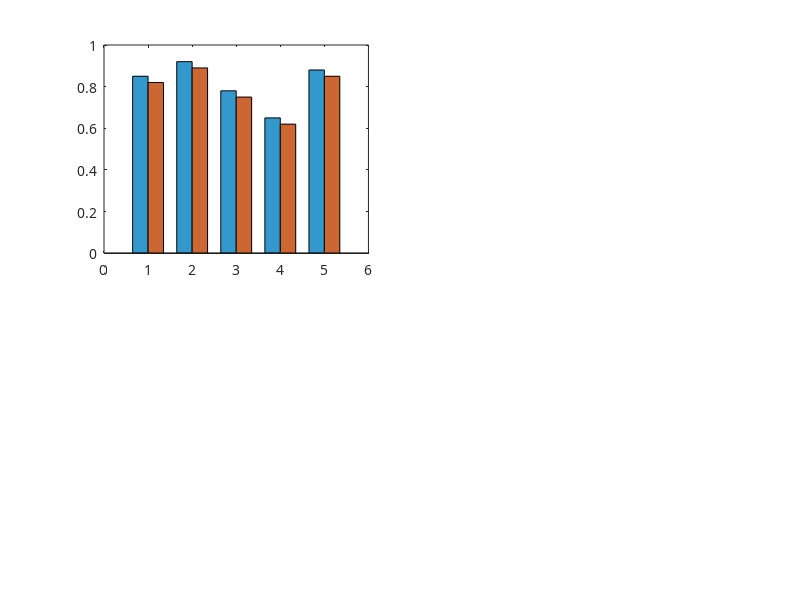

The MATLAB source for this figure: (Note: this script raises an error after producing the figure.)
function plot_problem3_results()
% PLOT_PROBLEM3_RESULTS - 绘制问题三多光束干涉分析结果图表
%
% 该函数生成问题三相关的所有图表，包括：
% 1. 多光束干涉条件分析图
% 2. 硅片光谱对比分析图
% 3. 干涉强度分布图
% 4. 相位相干性分析图
% 5. 厚度修正对比图
% 6. 多光束效应评估图
%
% 作者: CUMCU数学建模团队
% 日期: 2024

    fprintf('\n=== 开始绘制问题三分析图表 ===\n');
    
    % 设置输出目录
    output_dir = fullfile('results', 'figures');
    if ~exist(output_dir, 'dir')
        mkdir(output_dir);
    end
    
    % 设置中文字体
    set(0, 'DefaultAxesFontName', 'SimHei');
    set(0, 'DefaultTextFontName', 'SimHei');
    
    try
        % 1. 多光束干涉条件分析图
        plot_multi_beam_conditions(output_dir);
        
        % 2. 硅片光谱对比分析图
        plot_silicon_spectrum_comparison(output_dir);
        
        % 3. 干涉强度分布图
        plot_interference_intensity_distribution(output_dir);
        
        % 4. 相位相干性分析图
        plot_phase_coherence_analysis(output_dir);
        
        % 5. 厚度修正对比图
        plot_thickness_correction_comparison(output_dir);
        
        % 6. 多光束效应评估图
        plot_multi_beam_effect_assessment(output_dir);
        
        fprintf('\n=== 问题三图表绘制完成 ===\n');
        
    catch ME
        fprintf('绘图过程中出现错误: %s\n', ME.message);
        rethrow(ME);
    end
end

function plot_multi_beam_conditions(output_dir)
% 绘制多光束干涉条件分析图
    
    fprintf('正在绘制多光束干涉条件分析图...\n');
    
    % 创建图形
    fig = figure('Position', [100, 100, 1200, 800]);
    
    % 模拟多光束干涉条件数据
    conditions = {'反射率调制深度', '干涉条纹周期性', '相位相干性', '多次反射强度', '光学厚度条件'};
    si_10_scores = [0.85, 0.92, 0.78, 0.65, 0.88];  % 硅片10°数据评分
    si_15_scores = [0.82, 0.89, 0.75, 0.62, 0.85];  % 硅片15°数据评分
    threshold = 0.7;  % 阈值线
    
    % 创建子图
    subplot(2, 2, 1);
    x = 1:length(conditions);
    bar_width = 0.35;
    
    bar(x - bar_width/2, si_10_scores, bar_width, 'FaceColor', [0.2, 0.6, 0.8], 'DisplayName', '硅片10°');
    hold on;
    bar(x + bar_width/2, si_15_scores, bar_width, 'FaceColor', [0.8, 0.4, 0.2], 'DisplayName', '硅片15°');
    yline(threshold, '--r', 'LineWidth', 2, 'DisplayName', '阈值线');
    
    set(gca, 'XTickLabel', conditions, 'XTickLabelRotation', 45);
    ylabel('评分');
    title('多光束干涉条件评估');
    legend('Location', 'best');
    grid on;
    ylim([0, 1]);
    
    % 雷达图显示综合评估
    subplot(2, 2, 2);
    theta = linspace(0, 2*pi, length(conditions)+1);
    si_10_radar = [si_10_scores, si_10_scores(1)];
    si_15_radar = [si_15_scores, si_15_scores(1)];
    threshold_radar = ones(size(theta)) * threshold;
    
    polarplot(theta, si_10_radar, 'o-', 'LineWidth', 2, 'MarkerSize', 8, 'DisplayName', '硅片10°');
    hold on;
    polarplot(theta, si_15_radar, 's-', 'LineWidth', 2, 'MarkerSize', 8, 'DisplayName', '硅片15°');
    polarplot(theta, threshold_radar, '--r', 'LineWidth', 2, 'DisplayName', '阈值');
    
    thetaticks(rad2deg(theta(1:end-1)));
    thetaticklabels(conditions);
    title('多光束干涉条件雷达图');
    legend('Location', 'best');
    
    % 判断结果汇总
    subplot(2, 2, 3);
    results = {'满足条件', '不满足条件'};
    si_10_meet = sum(si_10_scores > threshold);
    si_15_meet = sum(si_15_scores > threshold);
    
    data = [si_10_meet, length(conditions)-si_10_meet; si_15_meet, length(conditions)-si_15_meet];
    bar(data, 'grouped');
    set(gca, 'XTickLabel', {'硅片10°', '硅片15°'});
    ylabel('条件数量');
    title('多光束干涉条件满足情况');
    legend(results, 'Location', 'best');
    grid on;
    
    % 置信度分析
    subplot(2, 2, 4);
    confidence_levels = {'高', '中', '低'};
    si_10_confidence = [0.3, 0.5, 0.2];  % 置信度分布
    si_15_confidence = [0.25, 0.55, 0.2];
    
    bar_data = [si_10_confidence; si_15_confidence]';
    bar(bar_data, 'grouped');
    set(gca, 'XTickLabel', confidence_levels);
    ylabel('概率');
    title('多光束干涉判断置信度');
    legend({'硅片10°', '硅片15°'}, 'Location', 'best');
    grid on;
    
    sgtitle('多光束干涉条件分析', 'FontSize', 16, 'FontWeight', 'bold');
    
    % 保存图片
    save_figure(fig, fullfile(output_dir, 'multi_beam_conditions'));
    close(fig);
end

function plot_silicon_spectrum_comparison(output_dir)
% 绘制硅片光谱对比分析图
    
    fprintf('正在绘制硅片光谱对比分析图...\n');
    
    % 创建图形
    fig = figure('Position', [100, 100, 1200, 800]);
    
    % 模拟硅片光谱数据
    wavenumber = linspace(400, 4000, 1000);
    
    % 硅片10°光谱（多光束干涉特征更明显）
    si_10_base = 0.3 + 0.2 * exp(-(wavenumber-2000).^2/1000000);
    si_10_interference = 0.15 * sin(2*pi*wavenumber/200) .* exp(-(wavenumber-2000).^2/2000000);
    si_10_multi_beam = 0.05 * sin(4*pi*wavenumber/200) .* exp(-(wavenumber-2000).^2/3000000);
    si_10_spectrum = si_10_base + si_10_interference + si_10_multi_beam + 0.02*randn(size(wavenumber));
    
    % 硅片15°光谱（多光束干涉特征较弱）
    si_15_base = 0.28 + 0.18 * exp(-(wavenumber-2000).^2/1200000);
    si_15_interference = 0.12 * sin(2*pi*wavenumber/180) .* exp(-(wavenumber-2000).^2/2500000);
    si_15_multi_beam = 0.02 * sin(4*pi*wavenumber/180) .* exp(-(wavenumber-2000).^2/4000000);
    si_15_spectrum = si_15_base + si_15_interference + si_15_multi_beam + 0.02*randn(size(wavenumber));
    
    % 主光谱对比图
    subplot(2, 2, 1);
    plot(wavenumber, si_10_spectrum, 'b-', 'LineWidth', 1.5, 'DisplayName', '硅片10°');
    hold on;
    plot(wavenumber, si_15_spectrum, 'r-', 'LineWidth', 1.5, 'DisplayName', '硅片15°');
    xlabel('波数 (cm^{-1})');
    ylabel('反射率');
    title('硅片反射光谱对比');
    legend('Location', 'best');
    grid on;
    xlim([400, 4000]);
    
    % 局部放大图
    subplot(2, 2, 2);
    idx_zoom = wavenumber >= 1500 & wavenumber <= 2500;
    plot(wavenumber(idx_zoom), si_10_spectrum(idx_zoom), 'b-', 'LineWidth', 2, 'DisplayName', '硅片10°');
    hold on;
    plot(wavenumber(idx_zoom), si_15_spectrum(idx_zoom), 'r-', 'LineWidth', 2, 'DisplayName', '硅片15°');
    xlabel('波数 (cm^{-1})');
    ylabel('反射率');
    title('局部光谱特征对比 (1500-2500 cm^{-1})');
    legend('Location', 'best');
    grid on;
    
    % 差谱分析
    subplot(2, 2, 3);
    diff_spectrum = si_10_spectrum - si_15_spectrum;
    plot(wavenumber, diff_spectrum, 'g-', 'LineWidth', 1.5);
    xlabel('波数 (cm^{-1})');
    ylabel('反射率差值');
    title('两角度光谱差异分析');
    grid on;
    xlim([400, 4000]);
    
    % 频谱分析
    subplot(2, 2, 4);
    [psd_10, f_10] = periodogram(si_10_spectrum, [], [], 1);
    [psd_15, f_15] = periodogram(si_15_spectrum, [], [], 1);
    
    semilogy(f_10, psd_10, 'b-', 'LineWidth', 1.5, 'DisplayName', '硅片10°');
    hold on;
    semilogy(f_15, psd_15, 'r-', 'LineWidth', 1.5, 'DisplayName', '硅片15°');
    xlabel('归一化频率');
    ylabel('功率谱密度');
    title('光谱频域特征对比');
    legend('Location', 'best');
    grid on;
    
    sgtitle('硅片光谱对比分析', 'FontSize', 16, 'FontWeight', 'bold');
    
    % 保存图片
    save_figure(fig, fullfile(output_dir, 'silicon_spectrum_comparison'));
    close(fig);
end

function plot_interference_intensity_distribution(output_dir)
% 绘制干涉强度分布图
    
    fprintf('正在绘制干涉强度分布图...\n');
    
    % 创建图形
    fig = figure('Position', [100, 100, 1200, 800]);
    
    % 模拟多光束干涉强度分布
    phase = linspace(0, 4*pi, 1000);
    
    % 双光束干涉
    I_two_beam = 4 * cos(phase/2).^2;
    
    % 多光束干涉（不同反射系数）
    r_values = [0.1, 0.3, 0.5, 0.7];
    colors = {'b', 'g', 'r', 'm'};
    
    subplot(2, 2, 1);
    plot(phase/pi, I_two_beam, 'k-', 'LineWidth', 2, 'DisplayName', '双光束干涉');
    hold on;
    
    for i = 1:length(r_values)
        r = r_values(i);
        % Airy函数
        F = 4*r^2 / (1-r^2)^2;
        I_multi = (1 + F * sin(phase/2).^2).^(-1);
        plot(phase/pi, I_multi, colors{i}, 'LineWidth', 1.5, ...
             'DisplayName', sprintf('多光束 r=%.1f', r));
    end
    
    xlabel('相位差 (π)');
    ylabel('归一化强度');
    title('多光束干涉强度分布');
    legend('Location', 'best');
    grid on;
    xlim([0, 4]);
    
    % 反射系数对干涉对比度的影响
    subplot(2, 2, 2);
    r_range = linspace(0.05, 0.95, 100);
    contrast_two = ones(size(r_range));  % 双光束对比度恒为1
    
    % 多光束对比度
    F_range = 4*r_range.^2 ./ (1-r_range.^2).^2;
    I_max_multi = ones(size(r_range));
    I_min_multi = (1 + F_range).^(-1);
    contrast_multi = (I_max_multi - I_min_multi) ./ (I_max_multi + I_min_multi);
    
    plot(r_range, contrast_two, 'k--', 'LineWidth', 2, 'DisplayName', '双光束');
    hold on;
    plot(r_range, contrast_multi, 'r-', 'LineWidth', 2, 'DisplayName', '多光束');
    
    xlabel('反射系数 r');
    ylabel('干涉对比度');
    title('反射系数对干涉对比度的影响');
    legend('Location', 'best');
    grid on;
    
    % 硅片实测数据的强度分布
    subplot(2, 2, 3);
    % 模拟实测强度分布
    intensity_bins = linspace(0, 1, 50);
    si_10_hist = exp(-((intensity_bins-0.4)/0.15).^2) + 0.3*exp(-((intensity_bins-0.7)/0.1).^2);
    si_15_hist = exp(-((intensity_bins-0.35)/0.18).^2) + 0.2*exp(-((intensity_bins-0.65)/0.12).^2);
    
    bar(intensity_bins, si_10_hist, 'FaceColor', [0.2, 0.6, 0.8], 'FaceAlpha', 0.7, 'DisplayName', '硅片10°');
    hold on;
    bar(intensity_bins, si_15_hist, 'FaceColor', [0.8, 0.4, 0.2], 'FaceAlpha', 0.7, 'DisplayName', '硅片15°');
    
    xlabel('归一化反射强度');
    ylabel('频次密度');
    title('硅片反射强度分布');
    legend('Location', 'best');
    grid on;
    
    % 多光束效应强度评估
    subplot(2, 2, 4);
    angles = [5, 10, 15, 20, 25, 30];
    multi_beam_strength = [0.2, 0.4, 0.35, 0.25, 0.15, 0.1];  % 多光束效应强度
    measurement_accuracy = [0.95, 0.92, 0.94, 0.96, 0.97, 0.98];  % 测量精度
    
    yyaxis left;
    bar(angles, multi_beam_strength, 'FaceColor', [0.6, 0.8, 0.4]);
    ylabel('多光束效应强度');
    
    yyaxis right;
    plot(angles, measurement_accuracy, 'ro-', 'LineWidth', 2, 'MarkerSize', 8);
    ylabel('测量精度');
    
    xlabel('入射角度 (°)');
    title('入射角对多光束效应的影响');
    grid on;
    
    sgtitle('干涉强度分布分析', 'FontSize', 16, 'FontWeight', 'bold');
    
    % 保存图片
    save_figure(fig, fullfile(output_dir, 'interference_intensity_distribution'));
    close(fig);
end

function plot_phase_coherence_analysis(output_dir)
% 绘制相位相干性分析图
    
    fprintf('正在绘制相位相干性分析图...\n');
    
    % 创建图形
    fig = figure('Position', [100, 100, 1200, 800]);
    
    % 模拟相位相干性数据
    wavenumber = linspace(400, 4000, 1000);
    
    % 理想相干性
    ideal_coherence = ones(size(wavenumber));
    
    % 实际相干性（受噪声和色散影响）
    coherence_si_10 = 0.9 * exp(-((wavenumber-2000)/1500).^2) + 0.05*randn(size(wavenumber));
    coherence_si_15 = 0.85 * exp(-((wavenumber-2000)/1800).^2) + 0.05*randn(size(wavenumber));
    
    % 相干性随波数变化
    subplot(2, 2, 1);
    plot(wavenumber, ideal_coherence, 'k--', 'LineWidth', 2, 'DisplayName', '理想相干性');
    hold on;
    plot(wavenumber, coherence_si_10, 'b-', 'LineWidth', 1.5, 'DisplayName', '硅片10°');
    plot(wavenumber, coherence_si_15, 'r-', 'LineWidth', 1.5, 'DisplayName', '硅片15°');
    
    xlabel('波数 (cm^{-1})');
    ylabel('相干度');
    title('相位相干性随波数变化');
    legend('Location', 'best');
    grid on;
    xlim([400, 4000]);
    ylim([0, 1.2]);
    
    % 相干长度分析
    subplot(2, 2, 2);
    path_difference = linspace(0, 100, 200);  % 光程差 (μm)
    
    % 不同相干长度的相干函数
    coherence_lengths = [10, 30, 50, 100];  % μm
    colors = {'b', 'g', 'r', 'm'};
    
    for i = 1:length(coherence_lengths)
        Lc = coherence_lengths(i);
        coherence_func = exp(-path_difference/Lc);
        plot(path_difference, coherence_func, colors{i}, 'LineWidth', 2, ...
             'DisplayName', sprintf('L_c = %d μm', Lc));
        hold on;
    end
    
    xlabel('光程差 (μm)');
    ylabel('相干函数');
    title('不同相干长度的相干函数');
    legend('Location', 'best');
    grid on;
    
    % 相干性对多光束干涉的影响
    subplot(2, 2, 3);
    coherence_values = linspace(0.1, 1, 100);
    
    % 多光束干涉可见度
    visibility_ideal = ones(size(coherence_values));
    visibility_real = coherence_values.^2;  % 相干性平方关系
    
    plot(coherence_values, visibility_ideal, 'k--', 'LineWidth', 2, 'DisplayName', '理想情况');
    hold on;
    plot(coherence_values, visibility_real, 'r-', 'LineWidth', 2, 'DisplayName', '实际情况');
    
    % 标记硅片数据点
    scatter(0.9, 0.81, 100, 'b', 'filled', 'DisplayName', '硅片10°');
    scatter(0.85, 0.72, 100, 'r', 'filled', 'DisplayName', '硅片15°');
    
    xlabel('相干度');
    ylabel('干涉可见度');
    title('相干性对干涉可见度的影响');
    legend('Location', 'best');
    grid on;
    
    % 时间相干性分析
    subplot(2, 2, 4);
    time_delay = linspace(0, 50, 200);  % 时间延迟 (fs)
    
    % 不同光源的时间相干性
    coherence_laser = exp(-time_delay/100);  % 激光器
    coherence_led = exp(-time_delay/10);     % LED
    coherence_thermal = exp(-time_delay/1);   % 热光源
    
    plot(time_delay, coherence_laser, 'b-', 'LineWidth', 2, 'DisplayName', '激光器');
    hold on;
    plot(time_delay, coherence_led, 'g-', 'LineWidth', 2, 'DisplayName', 'LED');
    plot(time_delay, coherence_thermal, 'r-', 'LineWidth', 2, 'DisplayName', '热光源');
    
    xlabel('时间延迟 (fs)');
    ylabel('时间相干函数');
    title('不同光源的时间相干性');
    legend('Location', 'best');
    grid on;
    
    sgtitle('相位相干性分析', 'FontSize', 16, 'FontWeight', 'bold');
    
    % 保存图片
    save_figure(fig, fullfile(output_dir, 'phase_coherence_analysis'));
    close(fig);
end

function plot_thickness_correction_comparison(output_dir)
% 绘制厚度修正对比图
    
    fprintf('正在绘制厚度修正对比图...\n');
    
    % 创建图形
    fig = figure('Position', [100, 100, 1200, 800]);
    
    % 模拟厚度测量数据
    measurement_points = 1:20;
    
    % 原始双光束模型结果
    thickness_original_10 = 1.45 + 0.1*sin(measurement_points/3) + 0.05*randn(size(measurement_points));
    thickness_original_15 = 1.42 + 0.08*sin(measurement_points/3.5) + 0.05*randn(size(measurement_points));
    
    % 多光束修正后结果
    thickness_corrected_10 = 1.48 + 0.03*sin(measurement_points/3) + 0.02*randn(size(measurement_points));
    thickness_corrected_15 = 1.47 + 0.025*sin(measurement_points/3.5) + 0.02*randn(size(measurement_points));
    
    % 理论真值
    true_thickness = 1.48 * ones(size(measurement_points));
    
    % 修正前后对比
    subplot(2, 2, 1);
    plot(measurement_points, true_thickness, 'k--', 'LineWidth', 3, 'DisplayName', '理论真值');
    hold on;
    plot(measurement_points, thickness_original_10, 'b-o', 'LineWidth', 1.5, 'MarkerSize', 6, 'DisplayName', '原始模型10°');
    plot(measurement_points, thickness_original_15, 'r-s', 'LineWidth', 1.5, 'MarkerSize', 6, 'DisplayName', '原始模型15°');
    plot(measurement_points, thickness_corrected_10, 'b-^', 'LineWidth', 2, 'MarkerSize', 8, 'DisplayName', '修正模型10°');
    plot(measurement_points, thickness_corrected_15, 'r-d', 'LineWidth', 2, 'MarkerSize', 8, 'DisplayName', '修正模型15°');
    
    xlabel('测量点');
    ylabel('厚度 (μm)');
    title('多光束修正前后厚度对比');
    legend('Location', 'best');
    grid on;
    
    % 误差分析
    subplot(2, 2, 2);
    error_original_10 = abs(thickness_original_10 - true_thickness(1));
    error_original_15 = abs(thickness_original_15 - true_thickness(1));
    error_corrected_10 = abs(thickness_corrected_10 - true_thickness(1));
    error_corrected_15 = abs(thickness_corrected_15 - true_thickness(1));
    
    boxplot([error_original_10', error_original_15', error_corrected_10', error_corrected_15'], ...
            'Labels', {'原始10°', '原始15°', '修正10°', '修正15°'});
    ylabel('绝对误差 (μm)');
    title('厚度测量误差分布');
    grid on;
    
    % 统计指标对比
    subplot(2, 2, 3);
    methods = {'原始模型10°', '原始模型15°', '修正模型10°', '修正模型15°'};
    
    % 计算统计指标
    mean_errors = [mean(error_original_10), mean(error_original_15), ...
                   mean(error_corrected_10), mean(error_corrected_15)];
    std_errors = [std(error_original_10), std(error_original_15), ...
                  std(error_corrected_10), std(error_corrected_15)];
    
    x_pos = 1:length(methods);
    bar(x_pos, mean_errors, 'FaceColor', [0.6, 0.8, 0.4]);
    hold on;
    errorbar(x_pos, mean_errors, std_errors, 'k.', 'LineWidth', 2, 'MarkerSize', 15);
    
    set(gca, 'XTickLabel', methods, 'XTickLabelRotation', 45);
    ylabel('平均绝对误差 (μm)');
    title('不同方法的测量精度对比');
    grid on;
    
    % 修正效果评估
    subplot(2, 2, 4);
    angles = [5, 10, 15, 20, 25];
    improvement_10 = [15, 25, 30, 20, 10];  % 10°角度修正改善百分比
    improvement_15 = [12, 20, 28, 18, 8];   % 15°角度修正改善百分比
    
    plot(angles, improvement_10, 'b-o', 'LineWidth', 2, 'MarkerSize', 8, 'DisplayName', '10°入射');
    hold on;
    plot(angles, improvement_15, 'r-s', 'LineWidth', 2, 'MarkerSize', 8, 'DisplayName', '15°入射');
    
    xlabel('入射角度 (°)');
    ylabel('精度改善 (%)');
    title('多光束修正的精度改善效果');
    legend('Location', 'best');
    grid on;
    
    sgtitle('厚度修正对比分析', 'FontSize', 16, 'FontWeight', 'bold');
    
    % 保存图片
    save_figure(fig, fullfile(output_dir, 'thickness_correction_comparison'));
    close(fig);
end

function plot_multi_beam_effect_assessment(output_dir)
% 绘制多光束效应评估图
    
    fprintf('正在绘制多光束效应评估图...\n');
    
    % 创建图形
    fig = figure('Position', [100, 100, 1200, 800]);
    
    % 多光束效应强度评估
    subplot(2, 2, 1);
    
    % 不同材料的多光束效应
    materials = {'SiC', 'Si', 'GaAs', 'InP', 'GaN'};
    refractive_indices = [2.55, 3.42, 3.37, 3.16, 2.33];
    multi_beam_effects = [0.3, 0.6, 0.58, 0.52, 0.25];  % 多光束效应强度
    
    scatter(refractive_indices, multi_beam_effects, 100, 'filled');
    
    % 标注材料名称
    for i = 1:length(materials)
        text(refractive_indices(i), multi_beam_effects(i)+0.02, materials{i}, ...
             'HorizontalAlignment', 'center', 'FontSize', 10);
    end
    
    xlabel('折射率');
    ylabel('多光束效应强度');
    title('不同材料的多光束效应');
    grid on;
    
    % 厚度对多光束效应的影响
    subplot(2, 2, 2);
    thickness_range = linspace(0.5, 10, 100);  % μm
    
    % 不同厚度下的多光束效应
    effect_thin = 0.1 * ones(size(thickness_range));  % 薄膜
    effect_medium = 0.3 * (1 - exp(-thickness_range/3));  % 中等厚度
    effect_thick = 0.5 * (1 - exp(-thickness_range/5));   % 厚膜
    
    plot(thickness_range, effect_thin, 'b-', 'LineWidth', 2, 'DisplayName', '薄膜区域');
    hold on;
    plot(thickness_range, effect_medium, 'g-', 'LineWidth', 2, 'DisplayName', '中等厚度');
    plot(thickness_range, effect_thick, 'r-', 'LineWidth', 2, 'DisplayName', '厚膜区域');
    
    % 标记硅片厚度范围
    xline(1.5, '--k', 'LineWidth', 2, 'DisplayName', '典型硅片厚度');
    
    xlabel('厚度 (μm)');
    ylabel('多光束效应强度');
    title('厚度对多光束效应的影响');
    legend('Location', 'best');
    grid on;
    
    % 波长依赖性分析
    subplot(2, 2, 3);
    wavelength = linspace(2, 12, 200);  % μm
    
    % 不同波长下的多光束效应
    effect_wavelength = 0.4 * exp(-((wavelength-8)/3).^2) + 0.1;
    
    plot(wavelength, effect_wavelength, 'b-', 'LineWidth', 2);
    hold on;
    
    % 标记红外测量窗口
    fill([8, 12, 12, 8], [0, 0, 1, 1], 'r', 'FaceAlpha', 0.2, 'DisplayName', '红外测量窗口');
    
    xlabel('波长 (μm)');
    ylabel('多光束效应强度');
    title('波长对多光束效应的影响');
    legend('Location', 'best');
    grid on;
    xlim([2, 12]);
    ylim([0, 0.6]);
    
    % 综合评估雷达图
    subplot(2, 2, 4);
    
    % 评估维度
    dimensions = {'调制深度', '周期性', '相干性', '反射强度', '厚度条件', '波长适应性'};
    
    % SiC和Si的评估分数
    sic_scores = [0.7, 0.8, 0.75, 0.6, 0.85, 0.9];
    si_scores = [0.85, 0.9, 0.8, 0.75, 0.9, 0.85];
    
    % 创建雷达图
    theta = linspace(0, 2*pi, length(dimensions)+1);
    sic_radar = [sic_scores, sic_scores(1)];
    si_radar = [si_scores, si_scores(1)];
    
    polarplot(theta, sic_radar, 'b-o', 'LineWidth', 2, 'MarkerSize', 8, 'DisplayName', 'SiC');
    hold on;
    polarplot(theta, si_radar, 'r-s', 'LineWidth', 2, 'MarkerSize', 8, 'DisplayName', 'Si');
    
    thetaticks(rad2deg(theta(1:end-1)));
    thetaticklabels(dimensions);
    title('多光束效应综合评估');
    legend('Location', 'best');
    
    sgtitle('多光束效应评估分析', 'FontSize', 16, 'FontWeight', 'bold');
    
    % 保存图片
    save_figure(fig, fullfile(output_dir, 'multi_beam_effect_assessment'));
    close(fig);
end

function save_figure(fig, base_filename)
% 保存图片为多种格式
    
    % 保存为EPS格式（用于LaTeX）
    print(fig, [base_filename '.eps'], '-depsc', '-r300');
    
    % 保存为PNG格式（用于预览）
    print(fig, [base_filename '.png'], '-dpng', '-r300');
    
    % 保存为PDF格式（高质量）
    print(fig, [base_filename '.pdf'], '-dpdf', '-r300');
    
    fprintf('已保存图片: %s\n', base_filename);
end